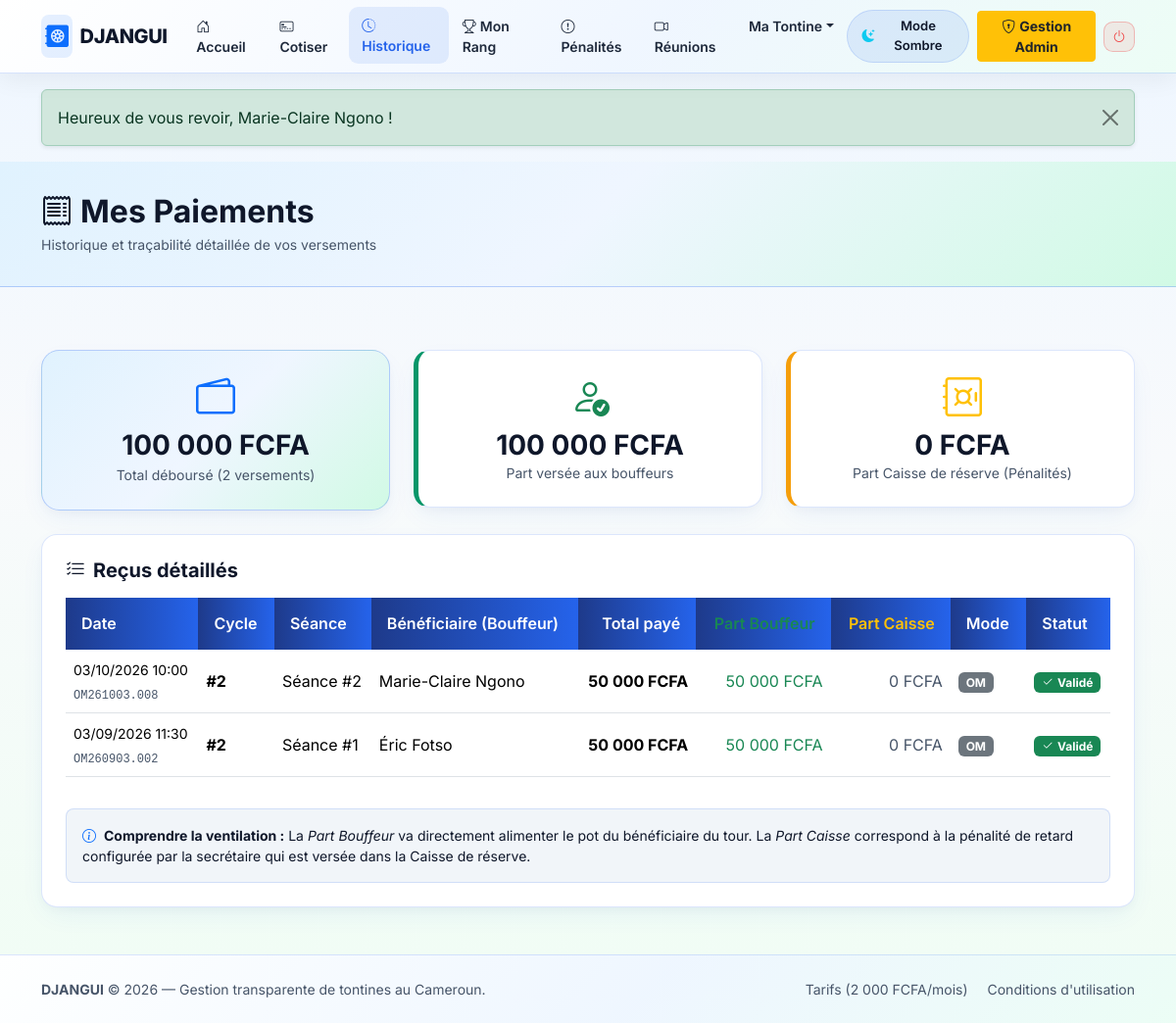
The app's page /member/payments.php (signed in) with its own data.
### tables this page shows
CREATE TABLE payments (
    id INT UNSIGNED AUTO_INCREMENT PRIMARY KEY,
    contribution_id INT UNSIGNED NOT NULL,
    paye_par_user_id INT UNSIGNED NOT NULL COMMENT 'Le membre connecte qui a initie le paiement',
    montant_total DECIMAL(12,2) NOT NULL COMMENT 'Montant total debourse par le membre',
    part_beneficiaire DECIMAL(12,2) NOT NULL DEFAULT 0.00 COMMENT 'Part versee au bouffeur (actuel ou ancien) de la seance',
    part_caisse_reserve DECIMAL(12,2) NOT NULL DEFAULT 0.00 COMMENT 'Part versee a la caisse de reserve de l admin (penalite/reliquat)',
    mode_paiement ENUM('momo', 'om', 'especes') NOT NULL DEFAULT 'momo',
    reference_paiement VARCHAR(80) DEFAULT NULL,
    date_paiement DATETIME NOT NULL DEFAULT CURRENT_TIMESTAMP,
    est_en_retard TINYINT(1) NOT NULL DEFAULT 0,
    statut_paiement ENUM('valide', 'en_attente', 'rejete') NOT NULL DEFAULT 'valide',
    commentaire VARCHAR(255) DEFAULT NULL,
    created_at DATETIME NOT NULL DEFAULT CURRENT_TIMESTAMP,

    CONSTRAINT chk_payments_total CHECK (montant_total > 0),
    CONSTRAINT chk_payments_ventilation CHECK (montant_total = part_beneficiaire + part_caisse_reserve),
    CONSTRAINT fk_payments_contribution FOREIGN KEY (contribution_id) REFERENCES contributions(id) ON DELETE RESTRICT ON UPDATE CASCADE,
    CONSTRAINT fk_payments_payeur FOREIGN KEY (paye_par_user_id) REFERENCES users(id) ON DELETE RESTRICT ON UPDATE CASCADE,
    INDEX idx_payments_contribution (contribution_id),
    INDEX idx_payments_payeur (paye_par_user_id, date_paiement)
);

CREATE TABLE cycles (
    id INT UNSIGNED AUTO_INCREMENT PRIMARY KEY,
    tontine_id INT UNSIGNED NOT NULL,
    numero_cycle INT UNSIGNED NOT NULL,
    titre VARCHAR(100) NOT NULL,
    montant_cotisation DECIMAL(12,2) NOT NULL,
    frequence ENUM('hebdo', 'bimensuel', 'mensuel') NOT NULL DEFAULT 'mensuel',
    jour_limite_paiement TINYINT UNSIGNED NOT NULL DEFAULT 5,
    montant_penalite_retard DECIMAL(12,2) NOT NULL DEFAULT 0.00,
    date_debut DATE NOT NULL,
    date_fin DATE DEFAULT NULL,
    statut ENUM('brouillon', 'actif', 'termine', 'annule') NOT NULL DEFAULT 'brouillon',
    date_tirage DATETIME DEFAULT NULL,
    tirage_verrouille TINYINT(1) NOT NULL DEFAULT 0,
    auteur_tirage_id INT UNSIGNED DEFAULT NULL,
    created_at DATETIME NOT NULL DEFAULT CURRENT_TIMESTAMP,

    CONSTRAINT uq_cycles_tontine_numero UNIQUE (tontine_id, numero_cycle),
    CONSTRAINT chk_cycles_montant CHECK (montant_cotisation > 0),
    CONSTRAINT chk_cycles_penalite CHECK (montant_penalite_retard >= 0),
    CONSTRAINT fk_cycles_tontine FOREIGN KEY (tontine_id) REFERENCES tontines(id) ON DELETE CASCADE ON UPDATE CASCADE,
    CONSTRAINT fk_cycles_auteur_tirage FOREIGN KEY (auteur_tirage_id) REFERENCES users(id) ON DELETE SET NULL ON UPDATE CASCADE,
    INDEX idx_cycles_tontine_statut (tontine_id, statut)
);

CREATE TABLE contributions (
    id INT UNSIGNED AUTO_INCREMENT PRIMARY KEY,
    cycle_member_id INT UNSIGNED NOT NULL COMMENT 'Le membre qui doit payer cette cotisation',
    beneficiaire_cycle_member_id INT UNSIGNED NOT NULL COMMENT 'Le bouffeur de cette seance qui recoit les fonds',
    numero_seance INT UNSIGNED NOT NULL,
    date_echeance DATE NOT NULL,
    montant_attendu DECIMAL(12,2) NOT NULL,
    montant_paye DECIMAL(12,2) NOT NULL DEFAULT 0.00,
    statut ENUM('en_attente', 'partiel', 'paye', 'en_retard') NOT NULL DEFAULT 'en_attente',
    created_at DATETIME NOT NULL DEFAULT CURRENT_TIMESTAMP,
    updated_at DATETIME NOT NULL DEFAULT CURRENT_TIMESTAMP ON UPDATE CURRENT_TIMESTAMP,

    CONSTRAINT uq_contrib_membre_seance UNIQUE (cycle_member_id, numero_seance),
    CONSTRAINT chk_contrib_attendu CHECK (montant_attendu > 0),
    CONSTRAINT chk_contrib_paye CHECK (montant_paye >= 0),
    CONSTRAINT fk_contrib_payeur FOREIGN KEY (cycle_member_id) REFERENCES cycle_members(id) ON DELETE CASCADE ON UPDATE CASCADE,
    CONSTRAINT fk_contrib_bouffeur FOREIGN KEY (beneficiaire_cycle_member_id) REFERENCES cycle_members(id) ON DELETE RESTRICT ON UPDATE CASCADE,
    INDEX idx_contrib_echeance_statut (date_echeance, statut),
    INDEX idx_contrib_bouffeur (beneficiaire_cycle_member_id)
);

CREATE TABLE users (
    id INT UNSIGNED AUTO_INCREMENT PRIMARY KEY,
    code_public VARCHAR(24) NOT NULL COMMENT 'Identifiant public pour le QR Code (sans donnees sensibles)',
    username VARCHAR(50) NOT NULL,
    password_hash VARCHAR(255) NOT NULL,
    nom_complet VARCHAR(120) NOT NULL,
    telephone VARCHAR(20) NOT NULL,
    email VARCHAR(150) DEFAULT NULL,
    numero_cni VARCHAR(60) DEFAULT NULL COMMENT 'Donnee sensible visible uniquement par l admin',
    role ENUM('admin', 'member') NOT NULL DEFAULT 'member',
    statut_membre ENUM('actif', 'inactif', 'sorti') NOT NULL DEFAULT 'actif',
    statut_validation ENUM('en_attente', 'accepte') NOT NULL DEFAULT 'accepte',
    canal_paiement ENUM('momo', 'om', 'especes') NOT NULL DEFAULT 'momo',
    telephone_paiement VARCHAR(20) NOT NULL COMMENT 'Numero MoMo/OM qui envoie les cotisations et recoit le pot',
    tentatives_echouees TINYINT UNSIGNED NOT NULL DEFAULT 0,
    blocage_jusqua DATETIME DEFAULT NULL,
    reset_token VARCHAR(100) DEFAULT NULL,
    reset_expire_at DATETIME DEFAULT NULL,
    tontine_id INT UNSIGNED DEFAULT NULL COMMENT '1 seule tontine autorisee par compte',
    created_at DATETIME NOT NULL DEFAULT CURRENT_TIMESTAMP,
    updated_at DATETIME NOT NULL DEFAULT CURRENT_TIMESTAMP ON UPDATE CURRENT_TIMESTAMP,

    CONSTRAINT uq_users_code_public UNIQUE (code_public),
    CONSTRAINT uq_users_username UNIQUE (username),
    CONSTRAINT uq_users_telephone UNIQUE (telephone),
    CONSTRAINT uq_users_email UNIQUE (email),
    INDEX idx_users_tontine_statut (tontine_id, statut_membre)
);

### includes/functions.php (called while the page is built, shortened)
<?php
function e($texte) {
    return htmlspecialchars((string)$texte, ENT_QUOTES, 'UTF-8');
}
function format_fcfa($montant) {
    return number_format((float)$montant, 0, ',', ' ') . ' FCFA';
}

### member/payments.php (the view, shortened to what this page needs)
<?php
require_once __DIR__ . '/../includes/db.php';
require_once __DIR__ . '/../includes/functions.php';
$user_id    = (int)$_SESSION['user_id'];
$stmt = $pdo->prepare("
    SELECT
        p.id,
        p.montant_total,
        p.part_beneficiaire,
        p.part_caisse_reserve,
        p.mode_paiement,
        p.reference_paiement,
        p.statut_paiement,
        p.est_en_retard,
        p.date_paiement,
        c.numero_seance,
        cy.numero_cycle,
        u_ben.nom_complet AS ben_nom
    FROM payments p
    JOIN contributions c ON c.id = p.contribution_id
    JOIN cycle_members cm_payeur ON cm_payeur.id = c.cycle_member_id
    JOIN cycles cy ON cy.id = cm_payeur.cycle_id
    JOIN cycle_members cm_ben ON cm_ben.id = c.beneficiaire_cycle_member_id
    JOIN users u_ben ON u_ben.id = cm_ben.user_id
    WHERE p.paye_par_user_id = ?
    ORDER BY p.date_paiement DESC
");
$stmt->execute([$user_id]);
$paiements = $stmt->fetchAll();
$total_paye      = 0.0;
$total_bouffeurs = 0.0;
$total_caisse    = 0.0;
foreach ($paiements as $p) {
    if ($p['statut_paiement'] === 'valide' || $p['statut_paiement'] === 'paye') {
        $total_paye      += (float)$p['montant_total'];
        $total_bouffeurs += (float)$p['part_beneficiaire'];
        $total_caisse    += (float)$p['part_caisse_reserve'];
    }
}
require_once __DIR__ . '/../includes/header.php';
require_once __DIR__ . '/../includes/navbar.php';
?>
<div class="page-header-dark">
    <div class="container">
        <h2 class="fw-bold mb-1"><i class="bi bi-receipt me-2"></i>Mes Paiements</h2>
        <p class="text-muted mb-0 small">Historique et traçabilité détaillée de vos versements</p>
    </div>
</div>
<div class="container pb-5">
    <div class="row g-4 mt-2">
        <div class="col-md-4">
            <div class="card-accent-djangui hover-lift p-4 text-center">
                <i class="bi bi-wallet2 display-6 text-primary"></i>
                <h3 class="fw-bold mt-2 mb-0"><?= format_fcfa($total_paye) ?></h3>
                <small class="text-muted">Total déboursé (<?= count($paiements) ?> versement<?= count($paiements) > 1 ? 's' : '' ?>)</small>
            </div>
        </div>
        <div class="col-md-4">
            <div class="card card-djangui hover-lift p-4 text-center border-left-emerald">
                <i class="bi bi-person-check display-6 text-success"></i>
                <h3 class="fw-bold mt-2 mb-0"><?= format_fcfa($total_bouffeurs) ?></h3>
                <small class="text-muted">Part versée aux bouffeurs</small>
            </div>
        </div>
        <div class="col-md-4">
            <div class="card card-djangui hover-lift p-4 text-center border-left-warning">
                <i class="bi bi-safe display-6 text-warning"></i>
                <h3 class="fw-bold mt-2 mb-0"><?= format_fcfa($total_caisse) ?></h3>
                <small class="text-muted">Part Caisse de réserve (Pénalités)</small>
            </div>
        </div>
    </div>
    <div class="card card-djangui p-4 mt-4">
        <h5 class="fw-bold mb-3"><i class="bi bi-list-check me-2"></i>Reçus détaillés</h5>
        <?php if (empty($paiements)): ?>
            <p class="text-muted text-center py-4">Aucun versement enregistré sur votre compte.</p>
        <?php else: ?>
            <div class="table-responsive">
                <table class="table table-djangui align-middle">
                    <thead>
                        <tr>
                            <th>Date</th>
                            <th>Cycle</th>
                            <th>Séance</th>
                            <th>Bénéficiaire (Bouffeur)</th>
                            <th class="text-end">Total payé</th>
                            <th class="text-end text-success">Part Bouffeur</th>
                            <th class="text-end text-warning">Part Caisse</th>
                            <th>Mode</th>
                            <th>Statut</th>
                        </tr>
                    </thead>
                    <tbody>
                        <?php foreach ($paiements as $p): ?>
                        <tr>
                            <td>
                                <small><?= date('d/m/Y H:i', strtotime($p['date_paiement'])) ?></small>
                                <?php if (!empty($p['reference_paiement'])): ?>
                                    <br><span class="text-muted font-monospace" style="font-size: 0.75rem;"><?= e($p['reference_paiement']) ?></span>
                                <?php endif; ?>
                            </td>
                            <td class="fw-bold">#<?= (int)$p['numero_cycle'] ?></td>
                            <td>Séance #<?= (int)$p['numero_seance'] ?></td>
                            <td><?= e($p['ben_nom']) ?></td>
                            <td class="text-end fw-bold"><?= format_fcfa($p['montant_total']) ?></td>
                            <td class="text-end text-success"><?= format_fcfa($p['part_beneficiaire']) ?></td>
                            <td class="text-end <?= (float)$p['part_caisse_reserve'] > 0 ? 'text-warning fw-bold' : 'text-muted' ?>">
                                <?= (float)$p['part_caisse_reserve'] > 0 ? format_fcfa($p['part_caisse_reserve']) : '0 FCFA' ?>
                            </td>
                            <td>
                                <span class="badge bg-secondary"><?= e(strtoupper($p['mode_paiement'])) ?></span>
                            </td>
                            <td>
                                <?php if ((int)$p['est_en_retard'] === 1): ?>
                                    <span class="badge bg-warning text-dark"><i class="bi bi-exclamation-triangle me-1"></i>Payé en retard</span>
                                <?php else: ?>
                                    <span class="badge bg-success"><i class="bi bi-check2 me-1"></i>Validé</span>
                                <?php endif; ?>
                            </td>
                        </tr>
                        <?php endforeach; ?>
                    </tbody>
                </table>
            </div>
            <div class="p-3 rounded-3 box-adaptive mt-3 small">
                <i class="bi bi-info-circle me-1 text-primary"></i>
                <strong>Comprendre la ventilation :</strong>
                La <em>Part Bouffeur</em> va directement alimenter le pot du bénéficiaire du tour.
                La <em>Part Caisse</em> correspond à la pénalité de retard configurée par la secrétaire qui est versée dans la Caisse de réserve.
            </div>
        <?php endif; ?>
    </div>
</div>
<?php require_once __DIR__ . '/../includes/footer.php'; ?>

### assets/css/style.css (style rules this page uses)
:root, [data-theme="light"] { --dj-bg-body: #f4f8fb; --dj-bg-body-gradient: linear-gradient(180deg, #eef6ff 0%, #f8fafc 45%, #f0fdf4 100%); --dj-bg-card: #fff; --dj-bg-section-alt: linear-gradient(135deg, #ffffff 0%, #f0f7ff 60%, #ecfdf5 100%); --dj-bg-box: #f1f5f9; --dj-text-main: #0f172a; --dj-text-muted: #475569; --dj-border-color: rgba(37, 99, 235, 0.16); --dj-navbar-bg: linear-gradient(135deg, rgba(255, 255, 255, 0.96) 0%, rgba(239, 246, 255, 0.96) 55%, rgba(236, 253, 245, 0.96) 100%); --dj-navbar-border: rgba(37, 99, 235, 0.18); --dj-navbar-shadow: 0 6px 24px rgba(15, 23, 42, 0.06); --dj-nav-link: #1e293b; --dj-nav-link-hover-bg: rgba(37, 99, 235, 0.10); --dj-nav-link-active: #2563eb; --dj-brand-text: #0f172a; --dj-hero-overlay: linear-gradient(125deg, rgba(255, 255, 255, 0.93) 0%, rgba(224, 242, 254, 0.88) 52%, rgba(209, 250, 229, 0.84) 100%); --dj-hero-title: #0f172a; --dj-hero-subtitle: #1e293b; --dj-hero-shadow: 0 2px 10px rgba(255, 255, 255, 0.8); --dj-hero-badge-bg: rgba(37, 99, 235, 0.10); --dj-hero-badge-border: rgba(37, 99, 235, 0.30); --dj-hero-invite-bg: rgba(255, 255, 255, 0.88); --dj-hero-invite-border: rgba(37, 99, 235, 0.25); --dj-phone-frame: linear-gradient(145deg, #ffffff 0%, #e2e8f0 100%); --dj-phone-border: #cbd5e1; --dj-phone-screen: #f8fafc; --dj-phone-tx-bg: #ffffff; --dj-phone-pot-bg: linear-gradient(135deg, #2563eb 0%, #0284c7 60%, #059669 100%); --dj-accent-card-bg: linear-gradient(135deg, #e0f2fe 0%, #eff6ff 50%, #d1fae5 100%); --dj-accent-card-border: rgba(37, 99, 235, 0.28); --dj-accent-card-text: #0f172a; --dj-accent-subbox-bg: rgba(255, 255, 255, 0.85); --dj-card-shadow: 0 10px 28px -6px rgba(37, 99, 235, 0.08), 0 4px 12px -3px rgba(15, 23, 42, 0.04); --dj-hover-shadow: 0 20px 38px -8px rgba(37, 99, 235, 0.22); --dj-table-head-bg: linear-gradient(90deg, #1e3a8a 0%, #2563eb 100%); --dj-table-head-text: #ffffff; --dj-blue: #2563eb; --dj-emerald: #059669; }
body { background: var(--dj-bg-body-gradient); background-color: var(--dj-bg-body); color: var(--dj-text-main); font-family: 'Inter', system-ui, -apple-system, sans-serif; min-height: 100vh; display: flex; flex-direction: column; transition: background 0.3s ease, color 0.25s ease; overflow-x: hidden; }
.text-muted { color: var(--dj-text-muted) !important; }
.card-djangui { background-color: var(--dj-bg-card); color: var(--dj-text-main); border: 1px solid var(--dj-border-color); border-radius: 1rem; box-shadow: var(--dj-card-shadow); transition: transform 0.28s ease, box-shadow 0.28s ease, border-color 0.28s ease, background-color 0.25s ease; }
.card-dark-djangui, .card-accent-djangui { background: var(--dj-accent-card-bg); color: var(--dj-accent-card-text); border: 1px solid var(--dj-accent-card-border); border-radius: 1.15rem; box-shadow: var(--dj-card-shadow); transition: all 0.28s ease; }
.border-left-emerald { border-left: 5px solid var(--dj-emerald) !important; }
.border-left-warning { border-left: 5px solid #f59e0b !important; }
.page-header-dark { background: var(--dj-accent-card-bg); color: var(--dj-accent-card-text); padding: 2rem 0; margin-bottom: 2rem; border-bottom: 1px solid var(--dj-accent-card-border); }
.box-adaptive { background-color: var(--dj-bg-box); border: 1px solid var(--dj-border-color); }
.table-djangui thead th { background: var(--dj-table-head-bg); color: var(--dj-table-head-text); font-weight: 600; border: none; padding: 0.9rem 1rem; }

### records on screen
payments: date_paiement "03/10/2026 10:00", reference_paiement "OM261003.008", cycles.numero_cycle "2", contribution.numero_seance "2", paye_par_user.nom_complet "Marie-Claire Ngono", montant_total "50 000 FCFA", part_beneficiaire "50 000 FCFA", part_caisse_reserve "0 FCFA", mode_paiement "OM", est_en_retard 0 (drawn)
payments: date_paiement "03/09/2026 11:30", reference_paiement "OM260903.002", cycles.numero_cycle "2", contribution.numero_seance "1", users.nom_complet "Éric Fotso", montant_total "50 000 FCFA", part_beneficiaire "50 000 FCFA", part_caisse_reserve "0 FCFA", mode_paiement "OM", est_en_retard 0 (drawn)

### other values on screen
$_SESSION['flash_texte'] "Heureux de vous revoir, Marie-Claire Ngono !"
format_fcfa($total_paye) "100 000 FCFA"
count($paiements) "2"
format_fcfa($total_bouffeurs) "100 000 FCFA"
format_fcfa($total_caisse) "0 FCFA"
